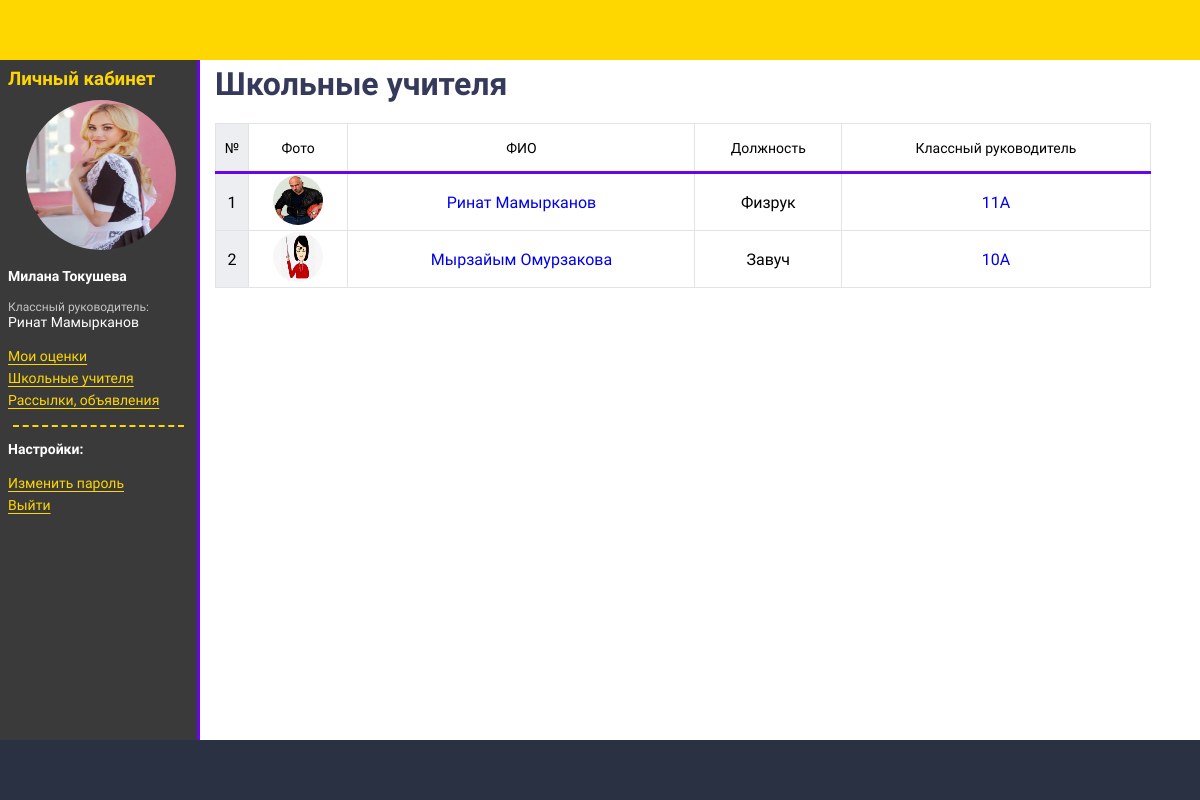
/journal/people/teacher/ (signed in), run on the app's committed database.
### people/models.py (models this page shows, shortened)
class User(AbstractUser):
    face_id = models.IntegerField(primary_key=True)
    middle_name = models.CharField('Отчество', max_length=130)
    sex = models.CharField('Пол', choices=GENDER_CHOICES, max_length=1)
    birth_date = models.DateField('Дата рождения', blank=True, null=True)
    photo = models.ImageField(upload_to='people/', default='static/img/default-user.png', blank=True)
    description = models.TextField('Характеристика')
    user_status = models.CharField('Статус пользователя', choices=USER_STATUS_CHOICES, max_length=15)
    updated = models.DateField('Дата обновления', auto_now=True)
    USERNAME_FIELD = 'username'
    REQUIRED_FIELDS = ['email']
    objects = UserManager()
    class Meta:
        verbose_name = 'Пользователь'
        verbose_name_plural = 'Пользователи'

class Teacher(models.Model):
    position = models.CharField('Должность', max_length=99)
    group_manager = models.ForeignKey('journal.GroupStudent', related_name='teacher', verbose_name='Руководит классом',
                                      on_delete=models.SET_NULL, null=True, blank=True)
    lessons = models.ManyToManyField('journal.Lesson', related_name='teachers', verbose_name='Ведет предметы')
    user = models.OneToOneField(settings.AUTH_USER_MODEL, related_name='teacher', on_delete=models.CASCADE)
    def get_absolute_url(self):
        return reverse_lazy('teacher_detail', kwargs={'pk': self.user_id})
    class Meta:
        verbose_name = 'Учитель'
        verbose_name_plural = 'Учителя'

### journal/models.py (models this page shows, shortened)
class GroupStudent(models.Model):
    grade = models.OneToOneField(Grade, related_name='group', on_delete=models.CASCADE,
                                 verbose_name='Наименование класса')
    create_group = models.DateField('Дата создания группы учеников')
    updated = models.DateField('Дата обновления', auto_now=True)
    created = models.DateField('Дата создания', auto_now_add=True)
    def get_absolute_url(self):
        return reverse_lazy('group_student_detail', kwargs={'pk': self.pk})
    class Meta:
        verbose_name = 'Група учеников'
        verbose_name_plural = 'Группы учеников'

class Grade(models.Model):
    number = models.SmallIntegerField('Цифра')
    symbol = models.CharField('Символ', max_length=1)
    lessons = models.ManyToManyField(Lesson, related_name='grade', verbose_name='Уроки класса')
    def __str__(self):
        return f'{self.number}{self.symbol}'
    class Meta:
        verbose_name = 'класс'
        verbose_name_plural = 'Справочник классов'

### people/views.py (the view)
# urls.py: path('teacher/', TeacherListView.as_view()),
class TeacherListView(LoginRequiredMixin, ListView):
    template_name = 'people/teacher_list.html'
    def get_queryset(self):
        queryset = User.objects.select_related('teacher__group_manager__grade').filter(user_status=TEACHER)
        return queryset

### journal/templatetags/sidebar.py (called while the page is built)
@register.inclusion_tag('people/tpl/student_sidebar_tpl.html', name='student_sidebar')
def student_sidebar(user):
    group_student = User.objects.select_related('student__group').get(pk=user.face_id)
    user_group_manager = User.objects.select_related('teacher')\
        .get(teacher__group_manager=group_student.student.group_id)
    return {'user': user, 'user_group_manager': user_group_manager}

### people/templates/people/teacher_list.html (shortened to what this page needs)
{% extends "base.html" %}
{% block content %}
    <h1>Школьные учителя</h1>
    <table class="table-journal">
        <thead>
            <tr>
                <th>№</th>
                <th>Фото</th>
                <th>ФИО</th>
                <th>Должность</th>
                <th>Классный руководитель</th>
            </tr>
        </thead>
        <tbody>
            {% for user in user_list %}
                <tr>
                    <td>{{ forloop.counter }}</td>
                    <td><img class="user-avatar-mini" src="{{ user.photo.url }}" alt=""></td>
                    <td>
                        <a href="{{ user.teacher.get_absolute_url }}">
                            {{ user.get_full_name }}
                        </a>
                    </td>
                    <td>{{ user.teacher.position }}</td>
                    <td>
                        <a href="{{ user.teacher.group_manager.get_absolute_url }}">{{ user.teacher.group_manager.grade }}</a>
                    </td>
                </tr>
            {% endfor %}
        </tbody>
    </table>
{% endblock %}

### journal/templates/base.html (shortened to what this page needs)
{% load static %}
{% load sidebar %}
{% load filters %}
<!DOCTYPE html>
<html lang="en">
<head>
    <link rel="stylesheet" href="{% static "css/style.css" %}">
</head>
<body>
    <div id="header"></div>
    {% block sidebar %}
        <div class="sidebar">
         {% if request.user.user_status == 'student' %}
             {% student_sidebar request.user %}
         {% elif request.user.user_status == 'teacher'%}
             {% teacher_sidebar request.user %}
         {% else %}
              {% student_sidebar request.user %}
         {% endif %}
        </div>
    {% endblock %}
    <div class="content">
        {% block content %}
        {% endblock %}
    </div>
    <div id="footer"></div>
</body>
</html>

### people/templates/people/tpl/student_sidebar_tpl.html
{% block sidebar %}
    <h3>Личный кабинет</h3>
    <img class="user-avatar" src="{{ user.photo.url }}" alt="{{ user.get_full_name }}">
    <p><b>{{ user.get_full_name }}</b></p>
    <p><span class="small">Классный руководитель:</span> <br>{{ user_group_manager.get_full_name }}</p>
    <ul>
        <li><a href="{% url 'student_lk' %}">Мои оценки</a></li>
        <li><a href="{% url 'teacher_list' %}">Школьные учителя</a></li>
        <li><a href="{% url 'mailing_list' %}">Рассылки, объявления</a></li>
    </ul>
    <hr>
    <p><b>Настройки:</b></p>
    <ul>
        <li><a href="{% url 'password_change' %}">Изменить пароль</a></li>
        <li><a href="{% url 'logout' %}">Выйти</a></li>
    </ul>
{% endblock %}

### journal/static/css/style.css (style rules this page uses)
body { font-family: "Roboto", sans-serif; display: grid; grid-template-areas: "header header header" "sidebar content content" "footer footer footer"; grid-template-rows: 60px 1fr 60px; grid-template-columns: 200px 1fr 15%; height: 100vh; margin: 0; }
h1, h2, h3, h4 { color: #35395A; padding: 0; margin: 5px 0 20px; }
#header { grid-area: header; background: gold }
.content { grid-area: content; padding-left: 15px; }
#footer { grid-area: footer; padding: 20px; background: #2a3142; }
.sidebar { grid-area: sidebar; padding: 8px; background-color: #3a3a3a; border-right: 3px solid #6705EE; }
.sidebar p { color: white; font-size: 14px; }
.sidebar a { color: gold; font-size: 14px; }
.sidebar h3 { color: gold; margin: 0; }
.sidebar hr { color: gold; width: 95%; height: 0; border: none; border-top: 2px dashed gold; }
.sidebar img { margin-top: 10px; margin-left: 10%; }
.sidebar ul { padding: 0; }
.sidebar ul li { list-style-type: none; margin-top: 3px; text-underline-offset: 3px; }
.user-avatar { border-radius: 50%; height: 150px; width: 150px; }
.user-avatar-mini { border-radius: 50%; height: 50px; width: 50px; }
.table-journal { border-collapse: collapse; width: 95%; }
.table-journal a { text-decoration: none; }
.table-journal tbody tr:nth-child(odd) { background-color: #fff; }
.table-journal tbody tr:nth-child(even) { background-color: #fff; }
.table-journal thead { border-bottom: 3px solid #6705ee; font-size: 14px; }
.table-journal th { border: 1px solid #e2e3e6; height: 45px; font-weight: normal; }
.table-journal td { border: 1px solid #e2e3e6; height: 20px; text-align: center; }
.table-journal tr { border: 1px solid gray; }
.table-journal th:first-child, .table-journal td:first-child { background-color: #eceef2; }
.small { font-size: 12px; color: #c4c4c4; }

### data on the page
User: photo (picture), get_full_name "Милана Токушева"
User: get_full_name "Ринат Мамырканов", photo (picture), teacher.position "Физрук", teacher.group_manager.grade "11А"
User: photo (picture), get_full_name "Мырзайым Омурзакова", teacher.position "Завуч", teacher.group_manager.grade "10А"
